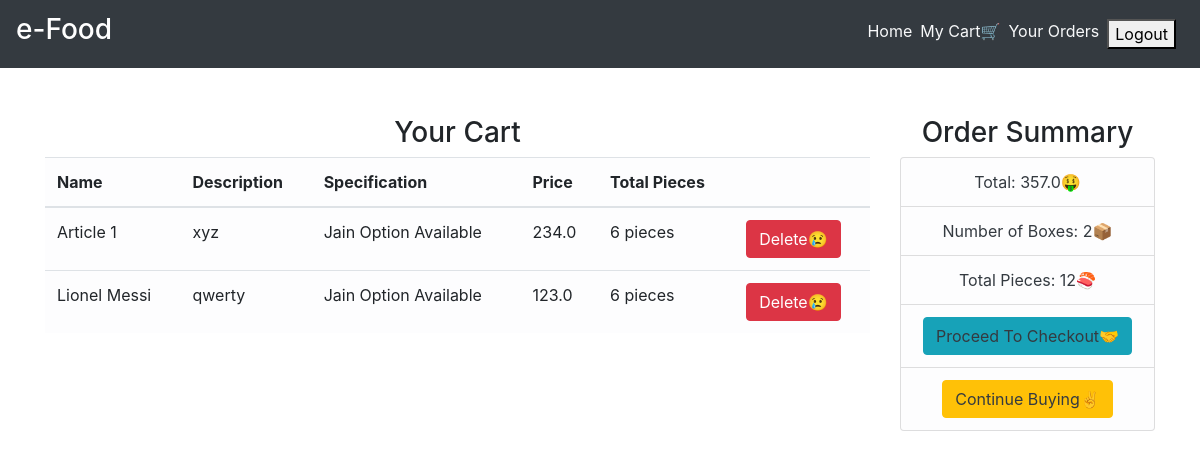
The app's page /cart/ (signed in) with its own data.
### main/models.py (models this page shows, shortened)
class CartItems(models.Model):
    ORDER_STATUS = (
        ('Active', 'Active'),
        ('Delivered', 'Delivered')
    )
    user = models.ForeignKey(User, on_delete=models.CASCADE)
    item = models.ForeignKey(Item, on_delete=models.CASCADE)
    ordered = models.BooleanField(default=False)
    quantity = models.IntegerField(default=1)
    ordered_date = models.DateField(default=timezone.now)
    status = models.CharField(max_length=20, choices=ORDER_STATUS, default='Active')
    delivery_date = models.DateField(default=timezone.now)
    class Meta:
        verbose_name = 'Cart Item'
        verbose_name_plural = 'Cart Items'

class Item(models.Model):
    LABELS = (
        ('BestSeller', 'BestSeller'),
        ('New', 'New'),
        ('Spicy🔥', 'Spicy🔥'),
    )
    LABEL_COLOUR = (
        ('danger', 'danger'),
        ('success', 'success'),
        ('primary', 'primary'),
        ('info', 'info')
    )
    title = models.CharField(max_length=150)
    description = models.CharField(max_length=250,blank=True)
    price = models.FloatField()
    pieces = models.IntegerField(default=6)
    instructions = models.CharField(max_length=250,default="Jain Option Available")
    image = models.ImageField(default='default.png', upload_to='images/')
    labels = models.CharField(max_length=25, choices=LABELS, blank=True)
    label_colour = models.CharField(max_length=15, choices=LABEL_COLOUR, blank=True)
    slug = models.SlugField(default="sushi_name")
    created_by = models.ForeignKey(User, on_delete=models.CASCADE)

### main/views.py (the view)
# urls.py: path('cart/', views.get_cart_items, name='cart'),
@login_required
def get_cart_items(request):
    cart_items = CartItems.objects.filter(user=request.user,ordered=False)
    bill = cart_items.aggregate(Sum('item__price'))
    number = cart_items.aggregate(Sum('quantity'))
    pieces = cart_items.aggregate(Sum('item__pieces'))
    total = bill.get("item__price__sum")
    count = number.get("quantity__sum")
    total_pieces = pieces.get("item__pieces__sum")
    context = {
        'cart_items':cart_items,
        'total': total,
        'count': count,
        'total_pieces': total_pieces
    }
    return render(request, 'main/cart.html', context)

### main/templatetags/get_group.py (called while the page is built)
@register.filter(name='has_group')
def has_group(user, group_name):
    return user.groups.filter(name=group_name).exists()

### main/templates/main/cart.html
{% extends "main/layout.html" %}
{% block content %}
<div class="cart">
    <div class="container">
        <div class="row">
            <div class="col-sm-9 mt-5">
                <h3 class="text-center">Your Cart</h3>
                {% if cart_items %}
                <div class="table-responsive">
                    <table class="table table-light">
                        <thead>
                        <tr>
                            <th scope="col">Name</th>
                            <th scope="col">Description</th>
                            <th scope="col">Specification</th>
                            <th scope="col">Price</th>
                            <th scope="col">Total Pieces</th>
                            <th scope="col"></th>
                        </tr>
                        </thead>
                        <tbody>
                            {% for cart in cart_items %}
                        <tr>
                            <td>{{ cart.item.title }} <span class="badge badge-{{ cart.item.label_colour }}">{{ cart.item.labels }}</span></td>
                            <td>{{ cart.item.description }}</td>
                            <td>{{ cart.item.instructions }}</td>
                            <td>{{ cart.item.price }}</td>
                            <td>{{ cart.item.pieces }} pieces</td>
                            <td><a class="btn btn-danger" href="{% url 'main:remove-from-cart' cart.id %}">Delete😢</a></td>
                        </tr>
                            {% endfor %}
                        </tbody>
                    </table>
                </div>
                {% else %}
                <h4 class="text-center">Sorry, your cart is empty..Please add items!!!</h4>
                {% endif %}
            </div>
            <div class="col-sm-3 mt-5 mb-3">
                <div class="content-section">
                    <h3 class="text-center">Order Summary</h3>
                      <ul class="list-group">
                        <li class="list-group-item list-group-item-light text-center text-dark">Total: {{ total }}🤑</li>
                        <li class="list-group-item list-group-item-light text-center text-dark">Number of Boxes: {{ count }}📦</li>
                        <li class="list-group-item list-group-item-light text-center text-dark">Total Pieces: {{ total_pieces }}🍣</li>
                        <li class="list-group-item list-group-item-light text-center text-dark"><a class="btn btn-info text-dark" href="{% url 'main:ordered' %}">Proceed To Checkout🤝</a></li>
                        <li class="list-group-item list-group-item-light text-center"><a class="btn btn-warning text-dark" href="/">Continue Buying✌️</a></li>
                      </ul>
                </div>
            </div>
        </div>
    </div>
</div>
{% endblock content %}

### records on screen
CartItems: item "Article 1", item.description "xyz", item.instructions "Jain Option Available", item.price "234.0", item.pieces "6"
CartItems: item "Lionel Messi", item.description "qwerty", item.instructions "Jain Option Available", item.price "123.0", item.pieces "6"

### other values on screen
{{ total }} "357.0"
{{ count }} "2"
{{ total_pieces }} "12"
